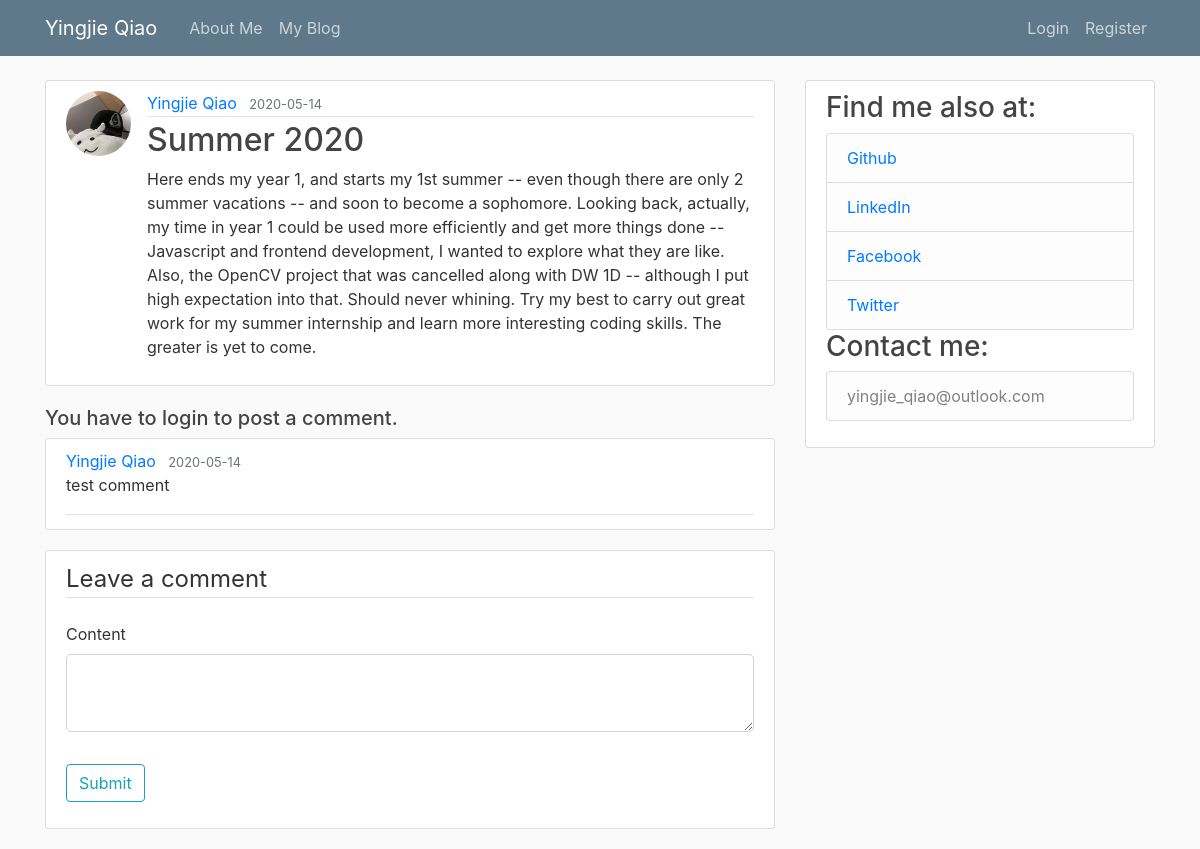
/post/1, run on the app's committed database.
### me_main/models.py (models this page shows, shortened)
class User(db.Model, UserMixin):
    id = db.Column(db.Integer, primary_key=True)               # "primary_key" means it is a unique key
    username = db.Column(db.String(20), unique=True, nullable=False)
    email = db.Column(db.String(120), unique=True, nullable=False)
    image_file = db.Column(db.String(20), nullable=False, default='default.jpg') # by default, unique=False
    password = db.Column(db.String(60), nullable=False)
    posts = db.relationship('Post', backref='author', lazy=True)
    comments = db.relationship('Comment', backref='author', lazy='dynamic')

class Post(db.Model, UserMixin):
    id = db.Column(db.Integer, primary_key=True)
    title = db.Column(db.String(100), nullable=False)
    date_posted = db.Column(db.DateTime, nullable=False, default=datetime.utcnow)
    content = db.Column(db.Text, nullable=False)
    user_id = db.Column(db.Integer, db.ForeignKey('user.id'), nullable=False)
    comments = db.relationship('Comment', backref='post', lazy='dynamic')

class Comment(db.Model, UserMixin):
    id = db.Column(db.Integer, primary_key=True)
    date_posted = db.Column(db.DateTime, nullable=False, default=datetime.utcnow)
    content = db.Column(db.Text, nullable=False)
    user_id = db.Column(db.Integer, db.ForeignKey('user.id'), nullable=False)
    post_id = db.Column(db.Integer, db.ForeignKey('post.id'), nullable=False)

### me_main/posts/routes.py (the view, shortened to what this page needs)
@posts.route('/post/<int:post_id>', methods=['GET', 'POST'])
def post(post_id):
    post = Post.query.get_or_404(post_id)
    form = CommentForm()
    comments = post.comments
    print(type(comments))
    return render_template("post.html", title=post.title, post=post,
                           comments=comments, form=form)

### me_main/posts/forms.py
class CommentForm(FlaskForm):
    content = TextAreaField("Content", validators=[DataRequired()])
    submit = SubmitField('Submit')

### me_main/templates/post.html (shortened to what this page needs)
{% extends "layout.html" %}
{% block content %}
        <article class="media content-section">
            <img class="rounded-circle article-img" src="{{ url_for('static', filename='profile_pics/' + post.author.image_file) }}">
            <div class="media-body">
                <div class="article-metadata">
                    <a class="mr-2" href="{{ url_for("users.user_posts", username=post.author.username) }}">{{ post.author.username }}</a>
                    <small class="text-muted">{{ post.date_posted.strftime('%Y-%m-%d') }}</small>
                </div>
                <h2 class="article-title">{{ post.title }}</h2>
                <p class="article-content">{{ post.content }}</p>
            </div>
        </article>
        <h5>You have to login to post a comment.</h5>
        {% if comments %}
            {% for comment in comments %}
            <article class="media content-section">
                <div class="media-body">
                    <div class="article-metadata">
                        <a class="mr-2" href="{{ url_for("users.user_posts", username=post.author.username) }}">{{ post.author.username }}</a>
                        <small class="text-muted">{{ comment.date_posted.strftime('%Y-%m-%d') }}</small>
                        <p class="article-content">{{ comment.content }}</p>
                    </div>
                </div>
            </article>
            {% endfor %}
        {% endif %}
        <div class="content-section">
        <form method="POST" action="">
            <fieldset class="form-group">
                <legend class="border-bottom mb-4">Leave a comment</legend>
                <div class="form-group">
                    {{ form.content.label(class="form-control-label") }}
                    {% if form.content.errors %}
                        {{ form.content(class="form-control form-control-lg is-invalid") }}
                        <div class="invalid-feedback">
                            {% for error in form.content.errors %}
                                <span>{{ error }}</span>
                            {% endfor %}
                        </div>
                    {% else %}
                        {{ form.content(class="form-control form-control-lg") }}
                    {% endif %}
                </div>
            </fieldset>
            <div class="form-group">
                {{ form.submit(class="btn btn-outline-info") }}
            </div>
        </form>
    </div>
{% endblock content %}

### me_main/static/main.css (style rules this page uses)
body { background: #fafafa; color: #333333; margin-top: 5rem; }
h1, h2, h3, h4, h5, h6 { color: #444444; }
.content-section { background: #ffffff; padding: 10px 20px; border: 1px solid #dddddd; border-radius: 3px; margin-bottom: 20px; }
.article-title { color: #444444; }
.article-content { white-space: pre-line; }
.article-img { height: 65px; width: 65px; margin-right: 16px; }
.article-metadata { padding-bottom: 1px; margin-bottom: 4px; border-bottom: 1px solid #e3e3e3 }

### data on the page
User: image_file (picture), author.username "Yingjie Qiao"
Post: date_posted "2020-05-14", title "Summer 2020", content "Here ends my year 1, and starts my 1st summer -- even though there are only 2 summer vacations -- and soon to become a sophomore. Looking back, actually, my time in year 1 could be used more efficiently and get more things done -- Javascript and frontend development, I wanted to explore what they are like. Also, the OpenCV project that was cancelled along with DW 1D -- although I put high expectation into that. Should never whining. Try my best to carry out great work for my summer internship and learn more interesting coding skills. The greater is yet to come."
Comment: date_posted "2020-05-14", content "test comment"
